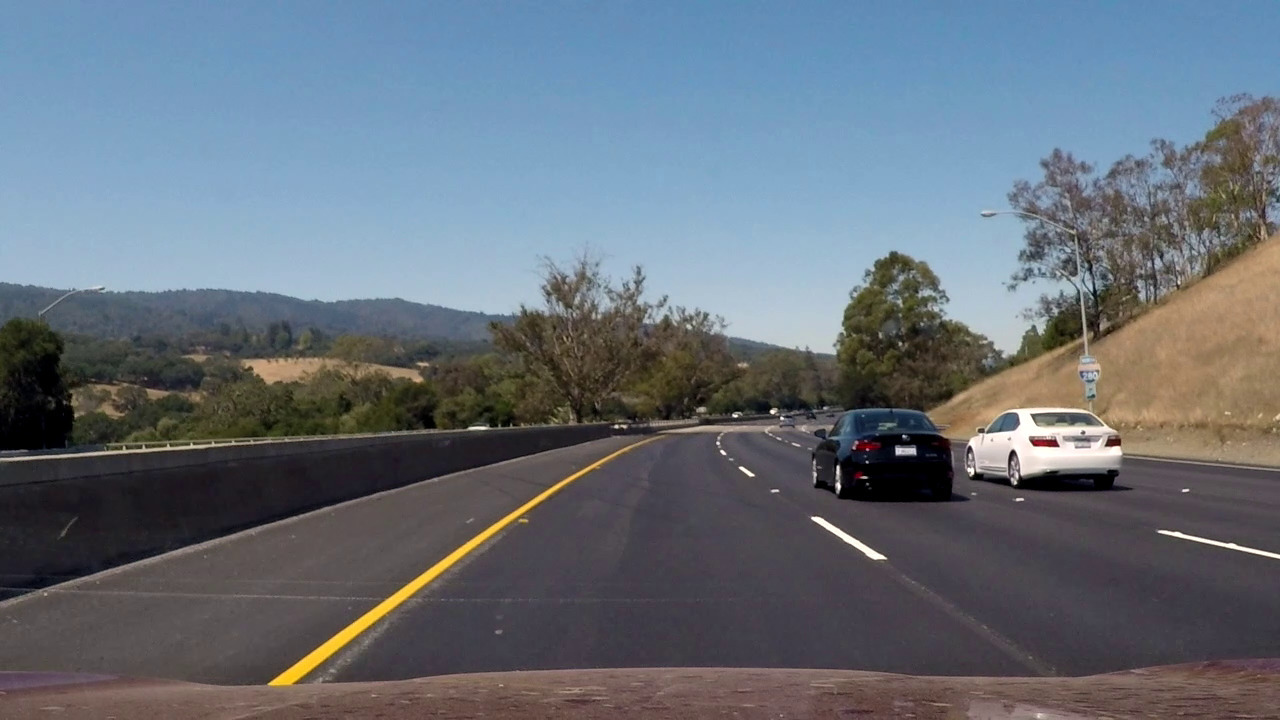
#> input picture test_images/challenge1.jpg, 1280 x 720 px; its folder holds only this picture in this run
$ python pipeline.py
#> lines starting #> are read from the running program, lines starting #| are printed output that depends on the picture; after the words box and inside, x2 and y2 are one past the last pixel; in counts of white or black regions, pixels touching at a corner belong together
### metrics.py
"""
Module contains classes and functions to collect Lane detector metrics
"""

import csv

from collections import namedtuple


FRAME_METRICS = ['line_count',
                 # left lane candidates metrics
                 'left_slope_mean', 'left_slope_std',
                 'left_intercept_mean', 'left_intercept_std',
                 'left_length_mean', 'left_length_std',
                 # right lane candidates metrics
                 'right_slope_mean', 'right_slope_std',
                 'right_intercept_mean', 'right_intercept_std',
                 'right_length_mean', 'right_length_std',
                 # left lane metrics
                 'left_lane_slope', 'left_lane_intercept', 'left_lane_length',
                 # right lane metrics
                 'right_lane_slope', 'right_lane_intercept', 'right_lane_length',
                 'missed'
]


LEFT = 'left'
RIGHT = 'right'


class FrameMetrics(dict):

    # [5 lines left out: function collect_line, not called in this run]

    def collect_moments(self, moments_name, moments):
        """Save moments

        For example:

          frame_metrics.set_moments('left_slope', candidates.slope_moments())
        """
        self['%s_mean' % moments_name] = moments.mean
        self['%s_std' % moments_name] = moments.std


def collect_candidates(frame_metrics, lane):
    if lane.left:
        frame_metrics.collect_moments('left_slope', lane.left.slope_moments())
        frame_metrics.collect_moments('left_intercept', lane.left.intercept_moments())
        frame_metrics.collect_moments('left_length', lane.left.length_moments())

    if lane.right:
        frame_metrics.collect_moments('right_slope', lane.right.slope_moments())
        frame_metrics.collect_moments('right_intercept', lane.right.intercept_moments())
        frame_metrics.collect_moments('right_length', lane.right.length_moments())


# data structure to store moments of Random Variable
RandomVarMoments = namedtuple('RandomVarMoments', ['mean', 'std'])


class Metrics:
    """collects metrics for each clip

    You can save metrics to file using "save" method
    """

    def __init__(self):
        # map from "clip name" to metrics
        self._metrics = {}

    # [25 lines left out: functions collect, save, not called in this run]

### pipeline.py
import os

import cv2
from matplotlib import pyplot as plt
import matplotlib.image as mpimg
import numpy as np

import math

from collections import namedtuple

import metrics
from helpers import show_images


# type to describe colors in HLS color space
HLS = namedtuple('HLS', ['h', 'l', 's'])
RGB = namedtuple('RGB', ['r', 'g', 'b'])


class Glass:
    """Glass adjusts colors between lower and upper

    lower and upper must be a color in the same color space as image

    __call__ returns reflected image.
    """

    def __init__(self, lower, upper):
        self._lower = lower
        self._upper = upper

    def __call__(self, image):
        return cv2.inRange(image, self._lower, self._upper)


# that's very important parameters
hls_yellow_glass = Glass(HLS(10, 0, 100), HLS(40, 255, 255))
hls_white_glass = Glass(HLS(0, 200, 0), HLS(255, 255, 255))

rgb_yellow_glass = Glass(RGB(180, 180, 0), RGB(255, 255, 255))
rgb_white_glass = Glass(RGB(200, 200, 200), RGB(255, 255, 255))


def mix(image1, image2):
    return cv2.bitwise_or(image1, image2)


def apply_mask(image, mask):
    return cv2.bitwise_and(image, image, mask=mask)


def select_yellow_and_white(image):
    hls_image = hls(image)
    yellow = hls_yellow_glass(hls_image)
    white = hls_white_glass(hls_image)
    mask = mix(yellow, white)
    return apply_mask(image, mask)


# [5 lines left out: function select_yellow_and_white_rgb, not called in this run]


# i hate dots
# and i like octave functions =)
imread = mpimg.imread
imshow = plt.imshow
subplot = plt.subplot
figure = plt.figure
show = plt.show
title = plt.title
tight_layout = plt.tight_layout
xticks = plt.xticks
yticks = plt.yticks

pi = math.pi

import math
sqrt = math.sqrt


# [18 lines left out: function show_images, not called in this run]


def is_not_pseudo_dir(dirname):
    return dirname not in [".", ".."]

def hsv(image):
    return cv2.cvtColor(image, cv2.COLOR_RGB2HSV)


def hls(image):
    return cv2.cvtColor(image, cv2.COLOR_RGB2HLS)


def rgb2gray(image):
    return cv2.cvtColor(image, cv2.COLOR_RGB2GRAY)


def grayshow(gray):
    imshow(gray, cmap='gray')


def gauss(image, n, sigma):
    return cv2.GaussianBlur(image,(n, n), sigma)


def canny(gray, low_threshold, high_threshold, N, sigma):
    smoothed = gauss(gray, N, sigma)
    return cv2.Canny(smoothed, low_threshold, high_threshold)


def black(image):
    return np.copy(image) * 0


def hough(edges, rho, theta, threshold, min_line_length, max_line_gap):
    return cv2.HoughLinesP(edges, rho, theta, threshold, np.array([]),
                           min_line_length, max_line_gap)


def draw_lines(img, lines, color=[255, 0, 0], thickness=4):
    """
    NOTE: this is the function you might want to use as a starting point once you want to
    average/extrapolate the line segments you detect to map out the full
    extent of the lane (going from the result shown in raw-lines-example.mp4
    to that shown in P1_example.mp4).

    Think about things like separating line segments by their
    slope ((y2-y1)/(x2-x1)) to decide which segments are part of the left
    line vs. the right line.  Then, you can average the position of each of
    the lines and extrapolate to the top and bottom of the lane.

    This function draws `lines` with `color` and `thickness`.
    Lines are drawn on the image inplace (mutates the image).
    If you want to make the lines semi-transparent, think about combining
    this function with the weighted_img() function below
    """
    for line in lines:
        for x1,y1,x2,y2 in line:
            cv2.line(img, (x1, y1), (x2, y2), color, thickness)


def color_edges(edges):
    # Create a "color" binary image to combine with line image
    return np.dstack((edges, edges, edges))


# [13 lines left out: function weighted_img, not called in this run]


def trapeze(image, bottom_width, top_width):
    height = image.shape[0]
    width = image.shape[1]

    x_middle = width / 2
    y_middle = height / 2

    vertices = [[
        (bottom_width / 2, height),
        (x_middle - top_width / 2, y_middle + top_width / 2),
        (x_middle + top_width / 2, y_middle + top_width / 2),
        (width - bottom_width / 2, height)
    ]]

    return np.array(vertices, dtype=np.int32)


def region(edges, bottom_width, top_width, ignore_mask_color=255):
    mask = np.zeros_like(edges)
    imshape = edges.shape
    vertices = trapeze(edges, bottom_width, top_width)
    cv2.fillPoly(mask, vertices, ignore_mask_color)
    return cv2.bitwise_and(edges, mask)


test_images = os.listdir("test_images")
test_images = filter(is_not_pseudo_dir, test_images)
test_images = list(sorted(test_images))

test_images = [(image_name, imread(os.path.join("test_images", image_name))) for image_name in test_images]

#show_images(test_images)

Configuration = namedtuple('Configuration', [
    'low_t',
    'high_t',
    'N',
    'sigma',
    'top_width',
    'bottom_width',
    'rho',
    'theta',
    'threshold',
    'min_line_length',
    'max_line_gap'
    ])


c = 2
r = len(test_images) // 2
#> r = 0
n = 1


class SlopeInterceptLine:

    def __init__(self, slope, intercept):
        assert slope != 0
        self.slope = slope
        self.intercept = intercept

    def fit(self, image, horizon=0.6):
        """Returns a line segment from bottom of image to horizon"""
        y1 = image.shape[0]
        y2 = y1 * horizon

        x1 = int((y1 - self.intercept) / self.slope)
        x2 = int((y2 - self.intercept) / self.slope)
        y1 = int(y1)
        y2 = int(y2)

        coords = np.array((x1, y1, x2, y2))

        return Segment(coords)


class Segment:

    def __init__(self, coords):
        self._coords = coords

    @property
    def x1(self):
        return self._coords[0]

    @property
    def y1(self):
        return self._coords[1]

    @property
    def x2(self):
        return self._coords[2]

    @property
    def y2(self):
        return self._coords[3]

    @property
    def is_vertical(self):
        return self.x1 == self.x2

    @property
    def slope(self):
        return (self.y2 - self.y1) / (self.x2 - self.x1)

    @property
    def intercept(self):
        return self.y1 - self.slope * self.x1

    @property
    def length(self):
        return np.sqrt((self.y2 - self.y1)**2 + (self.x2 - self.x1)**2)

    def to_tuple(self):
        return tuple(self._coords)

    @property
    def stats(self):
        return (self.slope, self.intercept, self.length)


def without_vertical(lines):
    """Returns only reasonable lines

    1. Vertical lines is not reasonable

    Also lines processor wraps each line to Line class
    """
    for line in lines:
        line_obj = Segment(line[0])
        if line_obj.is_vertical:
            continue # just drop all vertical lines
        yield line_obj


from operator import attrgetter


class Candidates:

    def __init__(self, lines):
        self.lines = lines

    def slope_moments(self):
        slopes = list(map(attrgetter('slope'), self.lines))
        return metrics.RandomVarMoments(np.mean(slopes), np.std(slopes))

    def intercept_moments(self):
        intercepts = list(map(attrgetter('intercept'), self.lines))
        return metrics.RandomVarMoments(np.mean(intercepts), np.std(intercepts))

    def length_moments(self):
        lengths = list(map(attrgetter('length'), self.lines))
        return metrics.RandomVarMoments(np.mean(lengths), np.std(lengths))

    def append(self, line):
        self.lines.append(line)

    @property
    def is_empty(self):
        return not bool(self.lines)

    def __iter__(self):
        return iter(self.lines)


class Lane:
    def __init__(self, left, right):
        self.left = left
        self.right = right

    @property
    def found(self):
        return bool(self.left and self.right)


class LaneDetector:
    """LaneDetector is an object that detects left and right lane

    Can have state
    """

    def __call__(self, lines):
        """Lane detector uses lines_processor to filter lines and classifies lines to "left" and "right"

        Returns Lane object
        """
        left_lines = []
        right_lines = []

        # drop vertical lines and split lines to "left" and "right"
        for line in without_vertical(lines):
            if line.slope < 0:
                # left line
                left_lines.append(line)
            elif line.slope > 0:
                # right line
                right_lines.append(line)

        left_candidates = Candidates(left_lines) if left_lines else None
        right_candidates = Candidates(right_lines) if right_lines else None

        return Lane(left_candidates, right_candidates)


from collections import deque


class Stabilizer:
    """Stabilizes Lane"""

    def __init__(self, memory_size=20):
        self.left_candidates = deque(maxlen=memory_size)
        self.right_candidates = deque(maxlen=memory_size)

    def mean_line(self, candidates):
        if not candidates:
            return None

        mean_slope = np.mean(list(map(attrgetter("slope"), candidates)))
        mean_intercept = np.mean(list(map(attrgetter("intercept"), candidates)))

        return SlopeInterceptLine(mean_slope, mean_intercept)

    def __call__(self, lane_candidate):
        left_candidates = lane_candidate.left
        right_candidates = lane_candidate.right

        left_mean_line = self.mean_line(left_candidates)
        if left_mean_line:
            self.left_candidates.append(left_mean_line)

        right_mean_line = self.mean_line(right_candidates)
        if right_mean_line:
            self.right_candidates.append(right_mean_line)

        return Lane(self.mean_line(self.left_candidates),
                    self.mean_line(self.right_candidates))


class Pipeline:

    def __init__(self, configuration):
        self.configuration = configuration
        # stores per-frame metrics
        self.metrics = []
        self.lane_detector = LaneDetector()
        self.stabilizer = Stabilizer()

    def _draw_lane(self, image, lane):
        left = lane.left.fit(image)
        right = lane.right.fit(image)
        draw_lines(image, [[left.to_tuple()], [right.to_tuple()]])

    def _draw_machine_view(self, image, machine_view):
        ratio = image.shape[0] / image.shape[1]
        small_width = 300
        small_height = int(small_width * ratio)
        small_machine_view = cv2.resize(machine_view, (small_width, small_height))
        image[20:(20 + small_height),20:(20 + small_width),:] = small_machine_view

    def _color_selection(self, image):
        return select_yellow_and_white(image)

    def __call__(self, input_image):
        frame_metrics = metrics.FrameMetrics()

        machine_view = np.copy(input_image)
        machine_view = self._color_selection(machine_view)

        image = self._color_selection(input_image)
        gray = rgb2gray(image)
        edges = canny(gray, self.configuration.low_t, self.configuration.high_t,
                      self.configuration.N, self.configuration.sigma)
        edges = region(edges, self.configuration.bottom_width, self.configuration.top_width)
        lines =  hough(edges, self.configuration.rho, self.configuration.theta, self.configuration.threshold,
                       self.configuration.min_line_length, self.configuration.max_line_gap)

        if lines is None:
            lines = []

        frame_metrics['line_count'] = len(lines)

        draw_lines(machine_view, lines, color=[127, 127, 127])

        lane = self.lane_detector(lines)
        metrics.collect_candidates(frame_metrics, lane)

        lane = self.stabilizer(lane)

        if lane.found:
            frame_metrics['missed'] = 0
        else:
            frame_metrics['missed'] = 1

        if lane.found:
            self._draw_lane(input_image, lane)
            self._draw_lane(machine_view, lane)

            self._draw_machine_view(input_image, machine_view)

            left = lane.left.fit(image)
            right = lane.right.fit(image)
            frame_metrics.collect_line(metrics.LEFT, left)
            frame_metrics.collect_line(metrics.RIGHT, right)

        self.metrics.append(frame_metrics)

        return input_image


class RGBPipeline(Pipeline):

    def _color_selection(self, image):
        return select_yellow_and_white_rgb(image)


from moviepy.editor import VideoFileClip


import contextlib


# [16 lines left out: function test, not called in this run]


winner = Configuration(
    low_t=20,
    high_t=100,
    N=15,
    sigma=0,
    top_width=80,
    bottom_width=150,
    rho=2,
    theta=pi / 180,
    threshold=20,
    min_line_length=20,
    max_line_gap=400)


wrong_canny = Configuration(
    low_t=100,
    high_t=300,
    N=15,
    sigma=0,
    top_width=80,
    bottom_width=150,
    rho=2,
    theta=pi / 180,
    threshold=20,
    min_line_length=20,
    max_line_gap=400)


wrong_hough = Configuration(
    low_t=20,
    high_t=100,
    N=15,
    sigma=0,
    top_width=80,
    bottom_width=150,
    rho=2,
    theta=pi / 180,
    threshold=10,
    min_line_length=10,
    max_line_gap=40)


processed = [(image_name, Pipeline(winner)(image)) for (image_name, image) in test_images]
#> in __call__, machine_view is the input picture: shape (720, 1280, 3); mean R, G, B 102.2, 111, 120.8
#> in canny, `return cv2.Canny(smoothed, low_threshold, high_threshold)`:
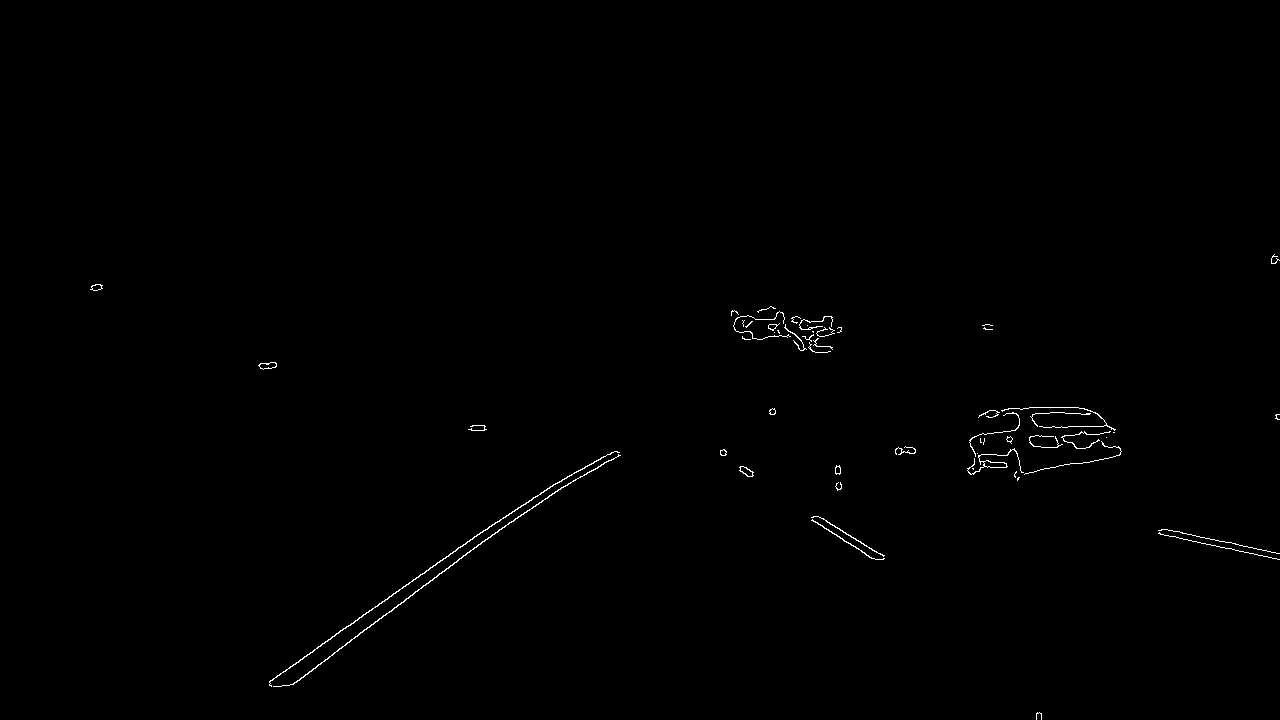
#> returned value: shape (720, 1280); 0.39% white in thin lines or dots, all inside (x1, y1, x2, y2) = (90, 254, 1280, 720)
#> in region, `vertices = trapeze(edges, bottom_width, top_width)`: vertices = [[75, 720], [600, 400], [680, 400], [1205, 720]]
#> in region, `return cv2.bitwise_and(edges, mask)`:
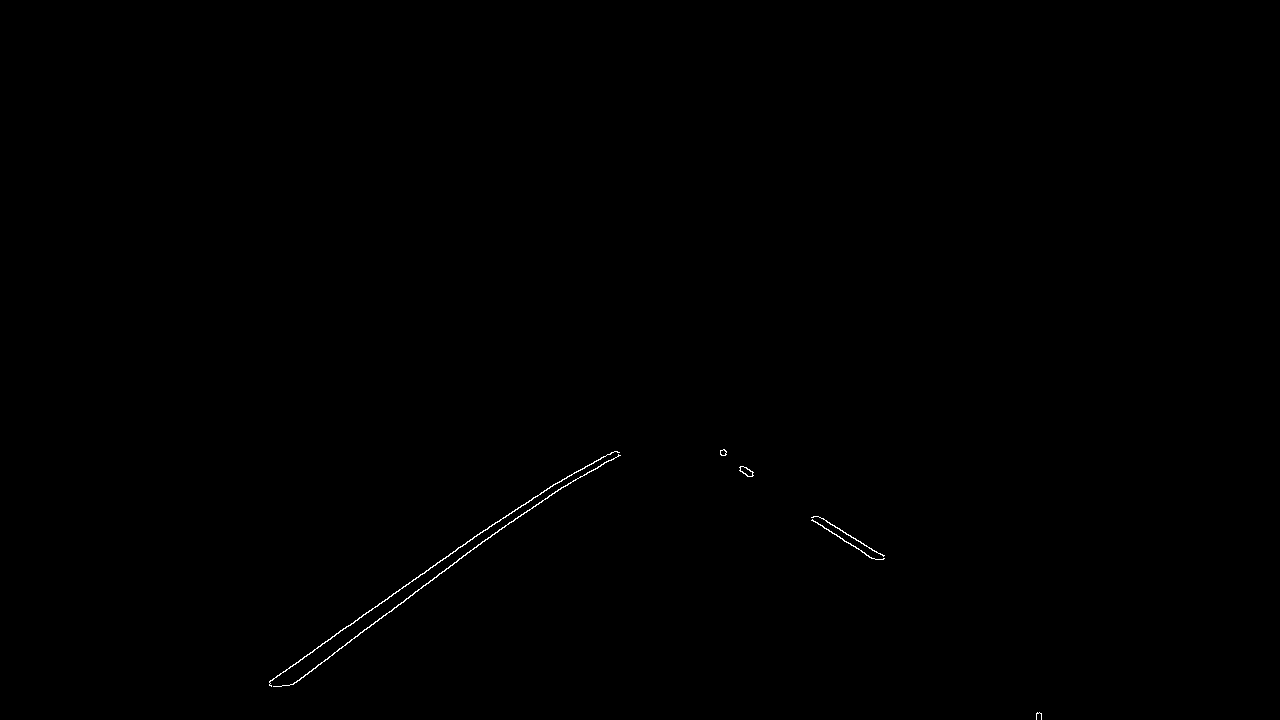
#> returned value: shape (720, 1280); 0.16% white in thin lines or dots, all inside (x1, y1, x2, y2) = (269, 449, 1042, 720)
#> in __call__, `lines =  hough(edges, self.configuration.rho, self.configuration.theta..`: lines = 20 rows, first 6: [269, 681, 506, 515], [293, 684, 576, 471], [720, 452, 884, 558], [740, 470, 871, 558], [269, 684, 559, 481], [511, 522, 587, 465]
#> the loop in draw_lines, `for line in lines:` made 20 passes
#> in __init__, `self._coords = coords`: self._coords = [269, 681, 506, 515]
#> the loop in __call__, `for line in without_vertical(lines):` made 20 passes
#> after the loop in __call__, `for line in without_vertical(lines):`: left_lines = 14 items; right_lines = 6 items
#> in __init__, `self.lines = lines`: self.lines = 14 items
#> in slope_moments, `slopes = list(map(attrgetter('slope'), self.lines))`: slopes = [-0.7, -0.753, -0.7, -0.75, -0.75, -0.519, -0.675, -0.471, -0.8, -0.449, -0.779, -0.699, -0.649, -0.751]
#> in intercept_moments, `intercepts = list(map(attrgetter('intercept'), self.lines))`: intercepts = [869.4, 904.5, 872.3, 905.2, 906.5, 777.9, 863.5, 748.9, 928.6, 734.4, 911.5, 880.4, 857.6, 904.8]
#> in length_moments, `lengths = list(map(attrgetter('length'), self.lines))`: lengths = [289.4, 354.2, 354, 95, 85, 91.24, 407.7, 75.15, 96.05, 75.64, 292.8, 410, 207.5, 236.4]
#> in mean_line, `mean_slope = np.mean(list(map(attrgetter("slope"), candidates)))`: mean_slope = -0.675
#> in mean_line, `mean_intercept = np.mean(list(map(attrgetter("intercept"), candidates)))`: mean_intercept = 861.8
#> in __init__, `self.slope = slope`: self.slope = -0.675
#> in __init__, `self.intercept = intercept`: self.intercept = 861.8
#> call 3 of draw_lines, with thickness = 4
#> after the loop in draw_lines (call 3), `for line in lines:`:
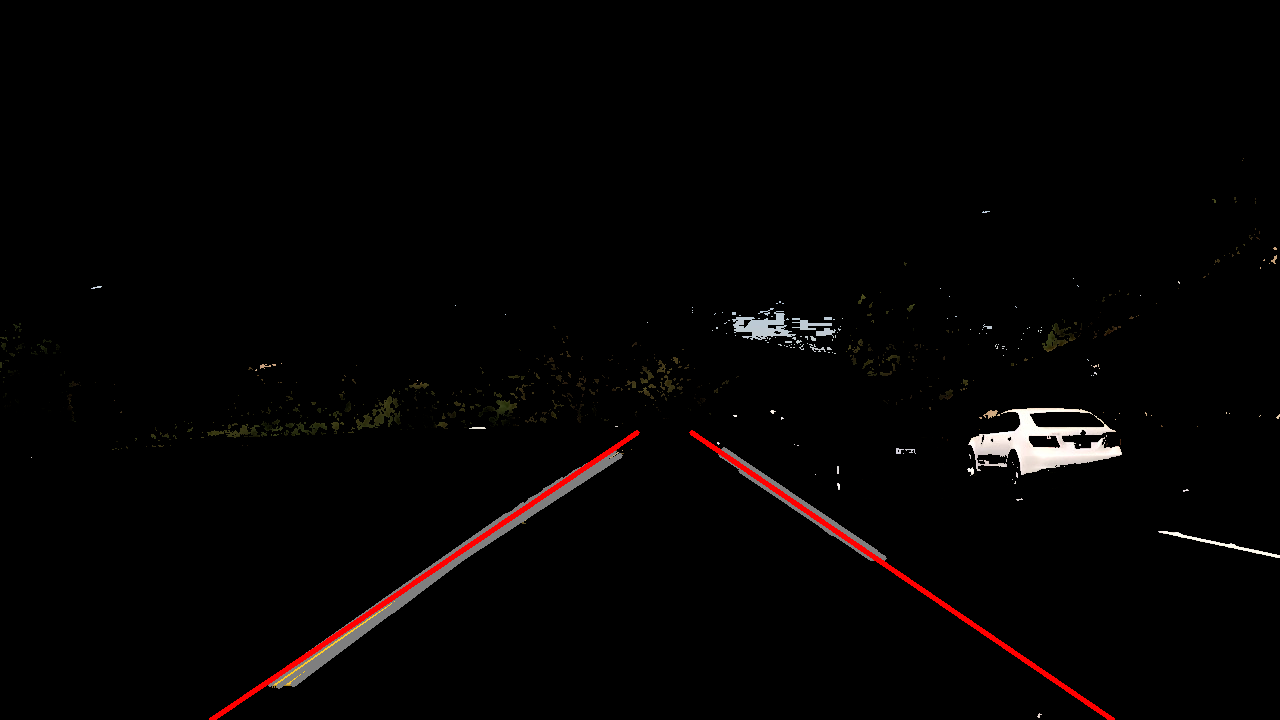
#> img: shape (720, 1280, 3); mean R, G, B 4.4, 2.8, 2.6
#> (the run stopped early here; a loop or call above may not have finished)
